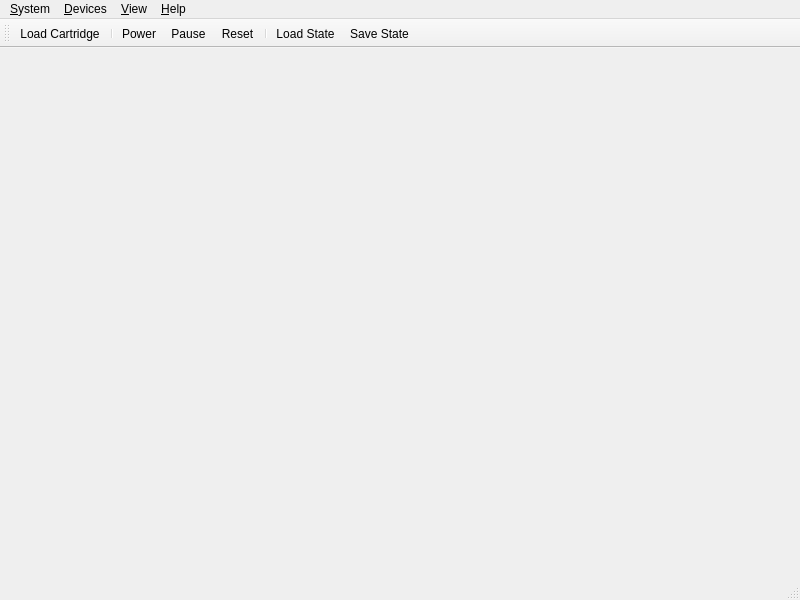
<?xml version="1.0" encoding="UTF-8"?>
<ui version="4.0">
 <class>MainWindow</class>
 <widget class="QMainWindow" name="MainWindow">
  <property name="geometry">
   <rect>
    <x>0</x>
    <y>0</y>
    <width>800</width>
    <height>600</height>
   </rect>
  </property>
  <property name="windowTitle">
   <string>MainWindow</string>
  </property>
  <widget class="QWidget" name="centralwidget">
   <property name="sizePolicy">
    <sizepolicy hsizetype="Ignored" vsizetype="Ignored">
     <horstretch>0</horstretch>
     <verstretch>0</verstretch>
    </sizepolicy>
   </property>
  </widget>
  <widget class="QMenuBar" name="menubar">
   <property name="geometry">
    <rect>
     <x>0</x>
     <y>0</y>
     <width>800</width>
     <height>22</height>
    </rect>
   </property>
   <widget class="QMenu" name="menu_System">
    <property name="title">
     <string>&amp;System</string>
    </property>
    <addaction name="actionLoadCartridge"/>
    <addaction name="separator"/>
    <addaction name="actionEnableDebugger"/>
    <addaction name="separator"/>
    <addaction name="actionPower"/>
    <addaction name="actionPause"/>
    <addaction name="actionReset"/>
    <addaction name="separator"/>
    <addaction name="actionLoadState"/>
    <addaction name="actionSaveState"/>
    <addaction name="separator"/>
    <addaction name="actionClose"/>
   </widget>
   <widget class="QMenu" name="menu_View">
    <property name="title">
     <string>&amp;View</string>
    </property>
    <widget class="QMenu" name="menuDisplay_Scale">
     <property name="title">
      <string>Display &amp;Scale</string>
     </property>
     <addaction name="action_DisplayScale1x"/>
     <addaction name="action_DisplayScale2x"/>
     <addaction name="action_DisplayScale3x"/>
    </widget>
    <addaction name="menuDisplay_Scale"/>
   </widget>
   <widget class="QMenu" name="menu_Help">
    <property name="title">
     <string>&amp;Devices</string>
    </property>
   </widget>
   <widget class="QMenu" name="menu_Help_2">
    <property name="title">
     <string>&amp;Help</string>
    </property>
    <addaction name="action_About"/>
   </widget>
   <addaction name="menu_System"/>
   <addaction name="menu_Help"/>
   <addaction name="menu_View"/>
   <addaction name="menu_Help_2"/>
  </widget>
  <widget class="QStatusBar" name="statusbar"/>
  <widget class="QToolBar" name="toolBar">
   <property name="windowTitle">
    <string>toolBar</string>
   </property>
   <attribute name="toolBarArea">
    <enum>TopToolBarArea</enum>
   </attribute>
   <attribute name="toolBarBreak">
    <bool>false</bool>
   </attribute>
   <addaction name="actionLoadCartridge"/>
   <addaction name="separator"/>
   <addaction name="actionPower"/>
   <addaction name="actionPause"/>
   <addaction name="actionReset"/>
   <addaction name="separator"/>
   <addaction name="actionLoadState"/>
   <addaction name="actionSaveState"/>
  </widget>
  <action name="action_About">
   <property name="text">
    <string>&amp;About</string>
   </property>
  </action>
  <action name="action_DisplayScale1x">
   <property name="text">
    <string>&amp;1x</string>
   </property>
  </action>
  <action name="action_DisplayScale2x">
   <property name="text">
    <string>&amp;2x</string>
   </property>
  </action>
  <action name="action_DisplayScale3x">
   <property name="text">
    <string>&amp;3x</string>
   </property>
  </action>
  <action name="actionReset">
   <property name="icon">
    <iconset resource="resources/icons.qrc">
     <normaloff>:/icons/system-reboot.png</normaloff>:/icons/system-reboot.png</iconset>
   </property>
   <property name="text">
    <string>&amp;Reset</string>
   </property>
  </action>
  <action name="actionClose">
   <property name="icon">
    <iconset resource="resources/icons.qrc">
     <normaloff>:/icons/system-shutdown.png</normaloff>:/icons/system-shutdown.png</iconset>
   </property>
   <property name="text">
    <string>&amp;Close</string>
   </property>
  </action>
  <action name="actionEnableDebugger">
   <property name="checkable">
    <bool>true</bool>
   </property>
   <property name="text">
    <string>Enable &amp;Debugger</string>
   </property>
   <property name="toolTip">
    <string>Enable Debugger</string>
   </property>
  </action>
  <action name="actionPower">
   <property name="checkable">
    <bool>true</bool>
   </property>
   <property name="icon">
    <iconset resource="resources/icons.qrc">
     <normaloff>:/icons/system-run.png</normaloff>:/icons/system-run.png</iconset>
   </property>
   <property name="text">
    <string>P&amp;ower</string>
   </property>
  </action>
  <action name="actionPause">
   <property name="checkable">
    <bool>true</bool>
   </property>
   <property name="checked">
    <bool>false</bool>
   </property>
   <property name="icon">
    <iconset resource="resources/icons.qrc">
     <normaloff>:/icons/media-playback-pause.png</normaloff>:/icons/media-playback-pause.png</iconset>
   </property>
   <property name="text">
    <string>&amp;Pause</string>
   </property>
  </action>
  <action name="actionLoadState">
   <property name="icon">
    <iconset resource="resources/icons.qrc">
     <normaloff>:/icons/media-seek-backward.png</normaloff>:/icons/media-seek-backward.png</iconset>
   </property>
   <property name="text">
    <string>&amp;Load State</string>
   </property>
  </action>
  <action name="actionSaveState">
   <property name="icon">
    <iconset resource="resources/icons.qrc">
     <normaloff>:/icons/media-record.png</normaloff>:/icons/media-record.png</iconset>
   </property>
   <property name="text">
    <string>&amp;Save State</string>
   </property>
  </action>
  <action name="actionLoadCartridge">
   <property name="icon">
    <iconset resource="resources/icons.qrc">
     <normaloff>:/icons/media-floppy.png</normaloff>:/icons/media-floppy.png</iconset>
   </property>
   <property name="text">
    <string>Load &amp;Cartridge</string>
   </property>
  </action>
 </widget>
 <resources>
  <include location="resources/icons.qrc"/>
 </resources>
 <connections>
  <connection>
   <sender>actionClose</sender>
   <signal>triggered()</signal>
   <receiver>MainWindow</receiver>
   <slot>close()</slot>
   <hints>
    <hint type="sourcelabel">
     <x>-1</x>
     <y>-1</y>
    </hint>
    <hint type="destinationlabel">
     <x>399</x>
     <y>299</y>
    </hint>
   </hints>
  </connection>
 </connections>
</ui>
